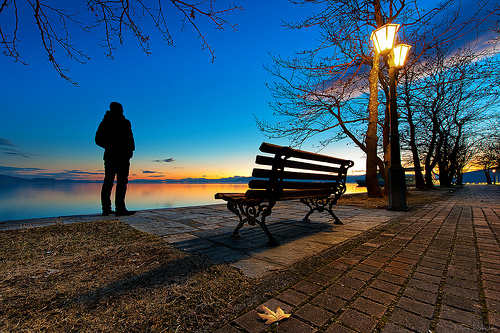
#> input picture ImageData/IMG_1.jpg, 500 x 333 px, found by its file name
$ python OpenCV_matplotlib_imshow.py
#> lines starting #> are read from the running program, lines starting #| are printed output that depends on the picture
# -*- coding: utf-8 -*-
"""
Created on Thu Aug 30 10:27:56 2018

@author: GEAR
"""
'''
OpenCV 和 matplotlib显示图片问题：cv2读入的图片默认是BGR顺序的，而matplotlib是
RGB顺序的，所以如果cv2读入的图片用matplotlib显示会有问题，解决方案如下：
'''
import cv2
import numpy as np
import matplotlib.pyplot as plt

#图片地址
root = 'D:/python/OpenCV-Python/ImageData/'
image1 = cv2.imread(root+'IMG_1.jpg')
#> image1 is the input picture: shape (333, 500, 3); mean B, G, R 97.5, 78.3, 51.7
b,g,r = cv2.split(image1)
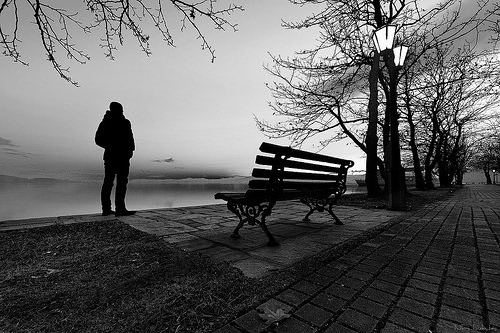
#> b: shape (333, 500); min 0, max 255, mean 97.5
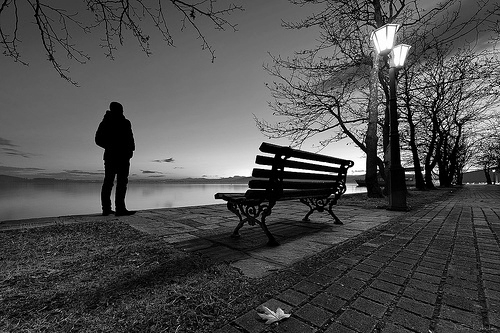
#> g: shape (333, 500); min 0, max 255, mean 78.3
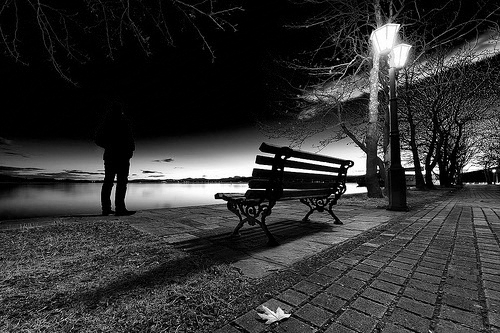
#> r: shape (333, 500); min 0, max 255, mean 51.7

image2 = cv2.merge([r,g,b])
plt.subplot(121);plt.imshow(image1)  #显示有问题
plt.subplot(122);plt.imshow(image2)  #显示正常
plt.show()
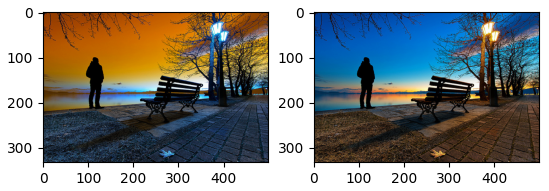
#> figure drawn by matplotlib, 2 panels; B, G, R data is drawn as R, G, B

cv2.imshow('bgr image', image1)
cv2.imshow('rgb image', image2)
cv2.waitKey()
cv2.destroyAllWindows()
